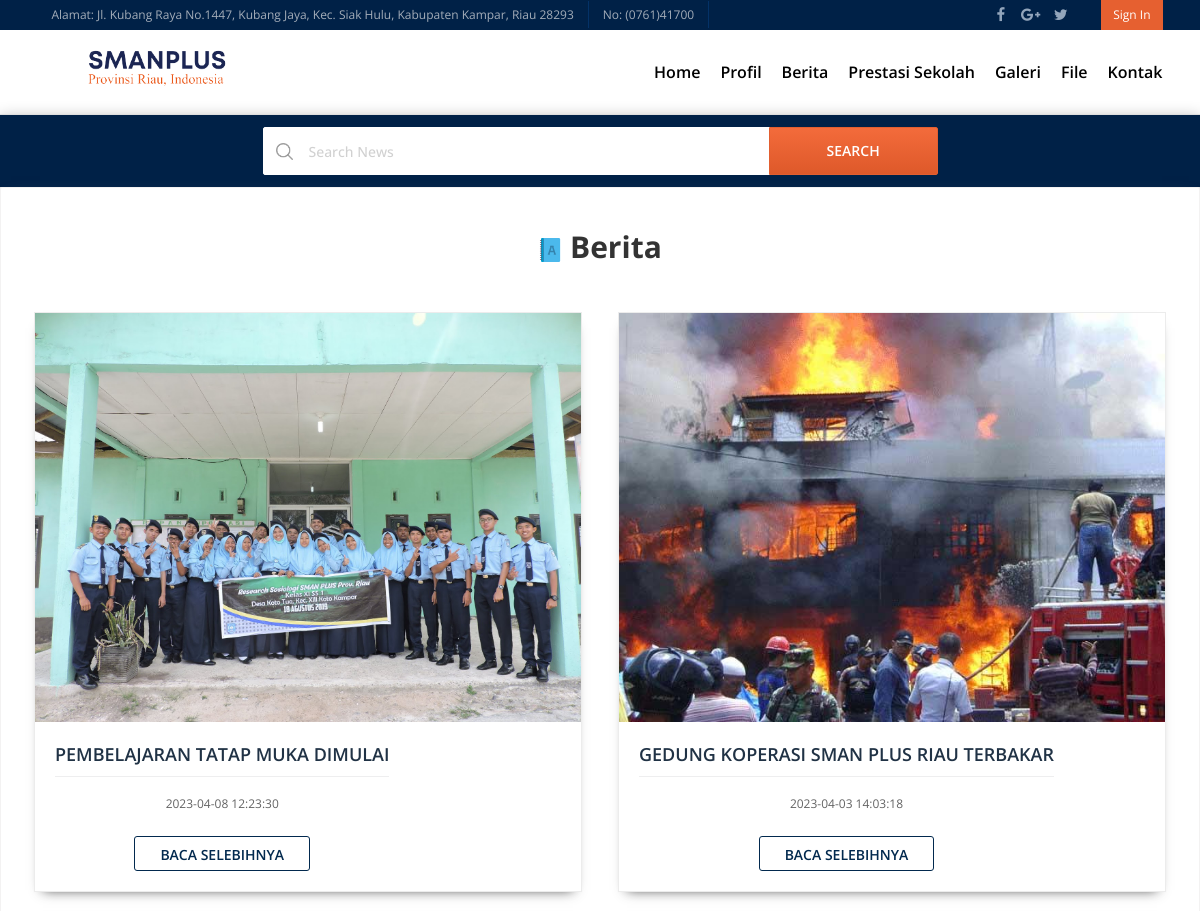
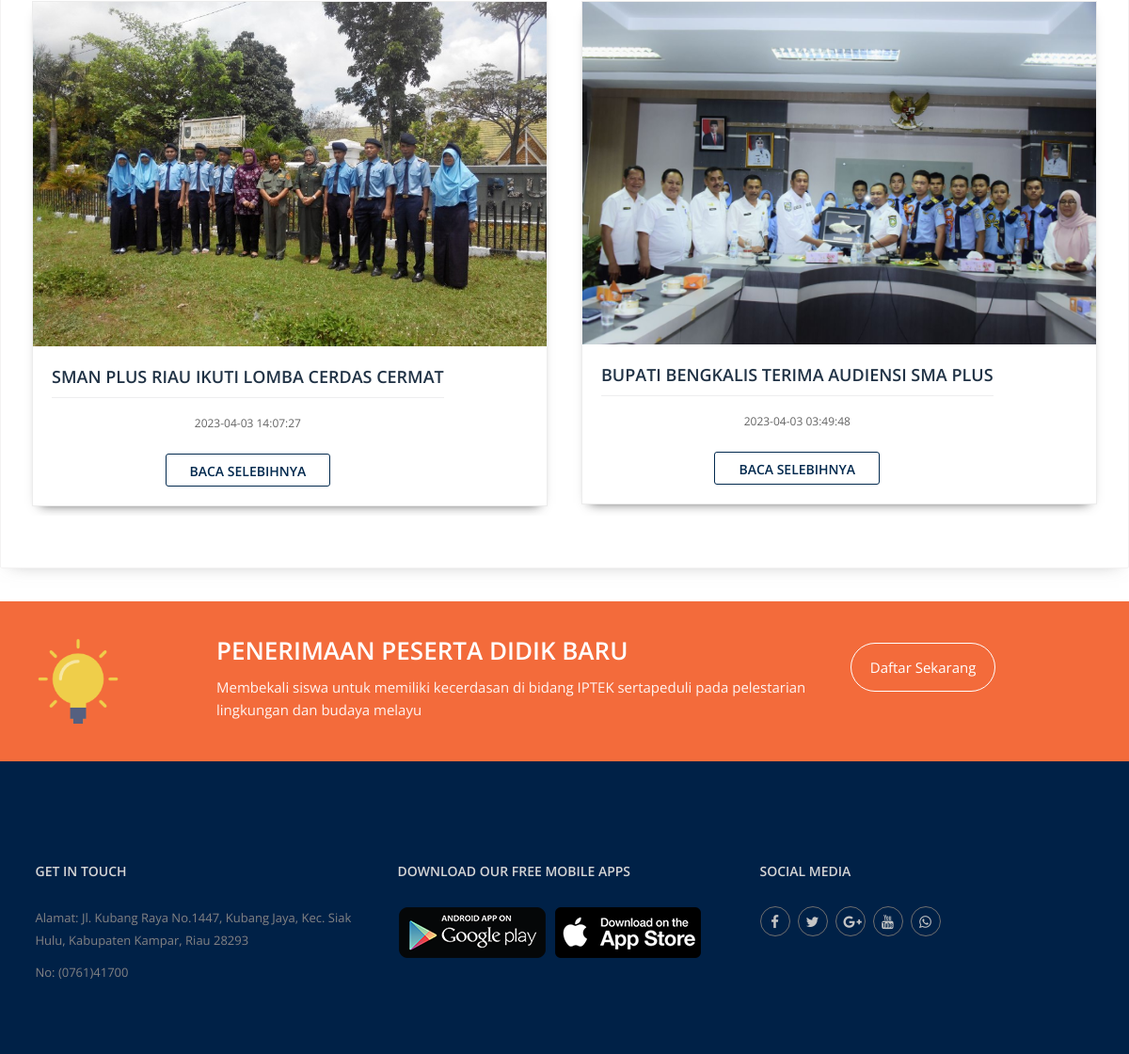
The app's page /index.php/home/berita with its own data (2 pictures, top to bottom).
### tables this page shows
CREATE TABLE `tbl_berita` (
  `id_berita` int(20) NOT NULL,
  `judul_berita` varchar(50) DEFAULT NULL,
  `slug_berita` varchar(200) DEFAULT NULL,
  `isi_berita` text DEFAULT NULL,
  `foto` varchar(200) DEFAULT NULL,
  `tgl_berita` timestamp NOT NULL DEFAULT current_timestamp(),
  `id_user` int(2) DEFAULT NULL
);

### application/views/layout/v_content.php (called while the page is built)
<?php
if ($isi) {
    $this->load->view($isi);
}

### application/views/layout/v_wrapper.php (called while the page is built)
<?php
require_once('v_head.php');
require_once('v_header.php');
require_once('v_nav.php');
require_once('v_content.php');
require_once('v_footer.php');

### application/controllers/Home.php (called while the page is built, shortened)
<?php
class Home extends CI_Controller {
    public function __construct()
    {
        $this->load->model('m_home');
    }
    public function berita()
    {
        $this->load->library('pagination');
        $config['base_url'] = base_url('home/berita');
        $config['total_rows'] = count($this->m_home->total_berita());
        $config['per_page'] = 8;
        $config['uri_segmen'] = 3;
            $limit = $config['per_page'];
            $start = ($this->uri->segment(3)) ? ($this->uri->segment(3)) : 0;
        $config['first_link']   = 'First';
        $config['last_link']   = 'Last';
        $config['next_link']   = 'Next';
        $config['prev_link']   = 'Prev';
        $config['full_tag_open']   = '<div class="pg-pagina"><ul class="pagination">';
        $config['num_tag_open']   = '<li>';
        $config['num_tag_close']   = '</li>';
        $config['cur_tag_open']   = '<li class="active"><a>';
        $config['cur_tag_close']   = '</a></li>';
        $config['next_tag_open']   = '<li>';
        $config['next_tag_close']   = '</li>';
        $config['prev_tag_open']   = '<li>';
        $config['prev_tag_close']   = '</li>';
        $config['first_tag_open']   = '<li>';
        $config['first_tag_close']   = '</li>';
        $config['last_tag_open']   = '<li>';
        $config['last_tag_close']   = '</li>';
        $config['full_tag_close']   = '</ul></div>';
        $this->pagination->initialize($config);
        $data = array(
        'paginasi' => $this->pagination->create_links(),
        'berita' => $this->m_home->berita($limit,$start),
        'title' => 'Berita',
        'isi' => 'v_berita'
        );
        $this->load->view('layout/v_wrapper',$data, FALSE);
        }
}

### index.php (called while the page is built, shortened)
<?php
require_once BASEPATH.'core/CodeIgniter.php';

### application/config/config.php (called while the page is built, shortened)
<?php
$config['base_url'] = 'http://localhost/ProjectSekolah/';
$config['index_page'] = '';
$config['uri_protocol']	= 'REQUEST_URI';
$config['url_suffix'] = '';
$config['language']	= 'english';
$config['charset'] = 'UTF-8';
$config['enable_hooks'] = FALSE;
$config['subclass_prefix'] = 'MY_';
$config['composer_autoload'] = FALSE;
$config['permitted_uri_chars'] = 'a-z 0-9~%.:_\-';
$config['enable_query_strings'] = FALSE;
$config['controller_trigger'] = 'c';
$config['function_trigger'] = 'm';
$config['directory_trigger'] = 'd';
$config['allow_get_array'] = TRUE;
$config['log_threshold'] = 0;
$config['log_path'] = '';
$config['log_file_extension'] = '';
$config['log_file_permissions'] = 0644;
$config['log_date_format'] = 'Y-m-d H:i:s';
$config['error_views_path'] = '';
$config['cache_path'] = '';
$config['cache_query_string'] = FALSE;
$config['encryption_key'] = '';
$config['sess_driver'] = 'files';
$config['sess_cookie_name'] = 'ci_session';
$config['sess_expiration'] = 7200;
$config['sess_save_path'] = NULL;
$config['sess_match_ip'] = FALSE;
$config['sess_time_to_update'] = 300;
$config['sess_regenerate_destroy'] = FALSE;
$config['cookie_prefix']	= '';
$config['cookie_domain']	= '';
$config['cookie_path']		= '/';
$config['cookie_secure']	= FALSE;
$config['cookie_httponly'] 	= FALSE;
$config['standardize_newlines'] = FALSE;
$config['global_xss_filtering'] = FALSE;
$config['csrf_protection'] = FALSE;
$config['csrf_token_name'] = 'csrf_test_name';
$config['csrf_cookie_name'] = 'csrf_cookie_name';
$config['csrf_expire'] = 7200;
$config['csrf_regenerate'] = TRUE;
$config['csrf_exclude_uris'] = array();
$config['compress_output'] = FALSE;
$config['time_reference'] = 'local';
$config['rewrite_short_tags'] = FALSE;
$config['proxy_ips'] = '';

### application/models/M_home.php (called while the page is built, shortened)
<?php
class M_home extends CI_Model {
    public function berita($limit,$start)
    {
        $this->db->select('*');
        $this->db->from('tbl_berita');
        $this->db->order_by('id_berita','desc');
        $this->db->limit($limit,$start);
        return $this->db->get()->result();
    }
    public function total_berita()
    {
        $this->db->select('*');
        $this->db->from('tbl_berita');
        $this->db->order_by('id_berita','desc');
        return $this->db->get()->result();
    }
}

### application/views/v_berita.php (the view, shortened to what this page needs)
<div class="search-top">
    <div class="container">
        <div class="row">
            <div class="col-md-12">
                <div class="search-form">
                    <form>
                        <div class="sf-type">
                            <div class="sf-input">
                                <input type="text" placeholder="Search News">
                            </div>
                        </div>
                        <div class="sf-submit">
                            <input type="submit" value="Search">
                        </div>
                    </form>
                </div>
            </div>
        </div>
    </div>
</div>
<section>
    <div class="udb-sec udb-cour-stat text-center">
        <h2><img src="images/icon/db3.png" alt="" /> Berita</h2>
        <div>
            <div class="row">
                <div class="cor about-sp">
                    <div class="ed-rsear">
                        <div class="ed-rsear-in">
                            <ul>
                                <?php foreach ($berita as $key => $value) { ?>
                                <li>
                                    <div class="ed-rese-grid">
                                        <div class="ed-rsear-img ed-faci-full-top">
                                            <img src="<?= base_url('assets/foto_berita/'.$value->foto) ?>" alt="">
                                        </div>
                                        <div class=" ed-rsear-dec ed-faci-full-bot">
                                            <h4><?= $value->judul_berita ?></h4>
                                            <p><?= $value->tgl_berita ?></p>
                                            <a href="facilities-detail.html" class="read-line-btn">Baca
                                                Selebihnya</a>
                                        </div>
                                    </div>
                                </li>
                                <?php } ?>
                            </ul>
                        </div>
                    </div>
                </div>
            </div>
        </div>
    </div>
</section>

### assets/css/style-mob.css (style rules this page uses)
@media screen and (max-width:1200px) { .ed-rsear-in { width:100%; } }

### records on screen
tbl_berita: foto (picture), judul_berita "PEMBELAJARAN TATAP MUKA DIMULAI", tgl_berita "2023-04-08 12:23:30"
tbl_berita: foto (picture), judul_berita "GEDUNG KOPERASI SMAN PLUS RIAU TERBAKAR", tgl_berita "2023-04-03 14:03:18"
tbl_berita: foto (picture), judul_berita "SMAN PLUS RIAU IKUTI LOMBA CERDAS CERMAT", tgl_berita "2023-04-03 14:07:27"
tbl_berita: foto (picture), judul_berita "BUPATI BENGKALIS TERIMA AUDIENSI SMA PLUS", tgl_berita "2023-04-03 03:49:48"
